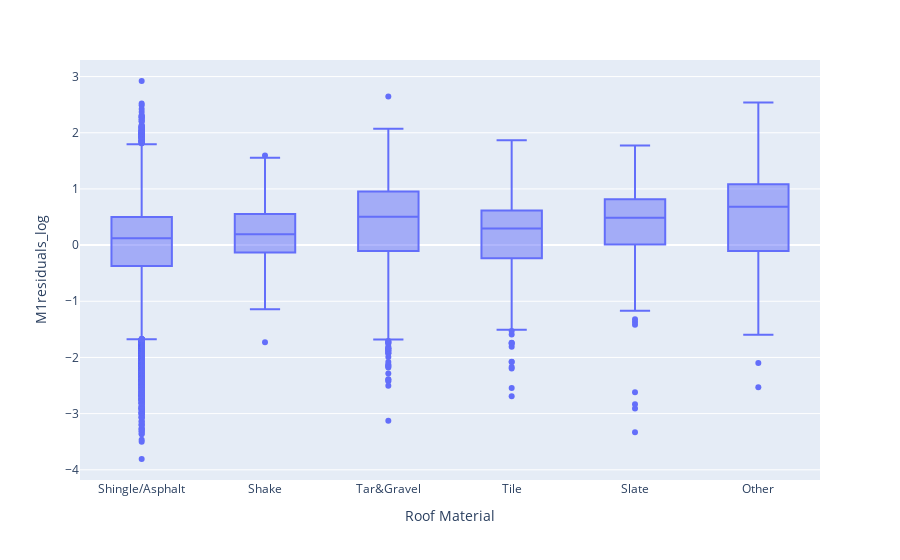

The notebook cell this image was saved under:
### Markdown cell above
Notice, with the exception of the outlier (the properties with 10 bedrooms), the medians of each boxplot align pretty close to 0 on the y-axis (meaning there is no major trend in prediction errors by Number of Bedrooms).

This means we do NOT expect adding the features Bedrooms will help improve our original model.

### Code cell
# Run this cell to compare residuals vs Roof Material

px.box(valid_comp, x='Roof Material', y='M1residuals_log')

### Figure 1 — Plotly figure (JSON) as saved in the notebook; plotly's stock layout.template omitted (floating-point values rounded to 4 significant figures; data arrays with more than 128 entries replaced by an {"elided": "..."} marker saying what was removed)
{"data": [{"alignmentgroup": "True", "hovertemplate": "Roof Material=%{x}<br>M1residuals_log=%{y}<extra></extra>", "legendgroup": "", "marker": {"color": "#636efa"}, "name": "", "notched": false, "offsetgroup": "", "orientation": "v", "showlegend": false, "type": "box", "x": {"elided": "33475 str values"}, "x0": " ", "xaxis": "x", "y": {"elided": "33475 float values"}, "y0": " ", "yaxis": "y"}], "layout": {"boxmode": "group", "legend": {"tracegroupgap": 0}, "margin": {"t": 60}, "xaxis": {"anchor": "y", "domain": [0, 1], "title": {"text": "Roof Material"}}, "yaxis": {"anchor": "x", "domain": [0, 1], "title": {"text": "M1residuals_log"}}}}
